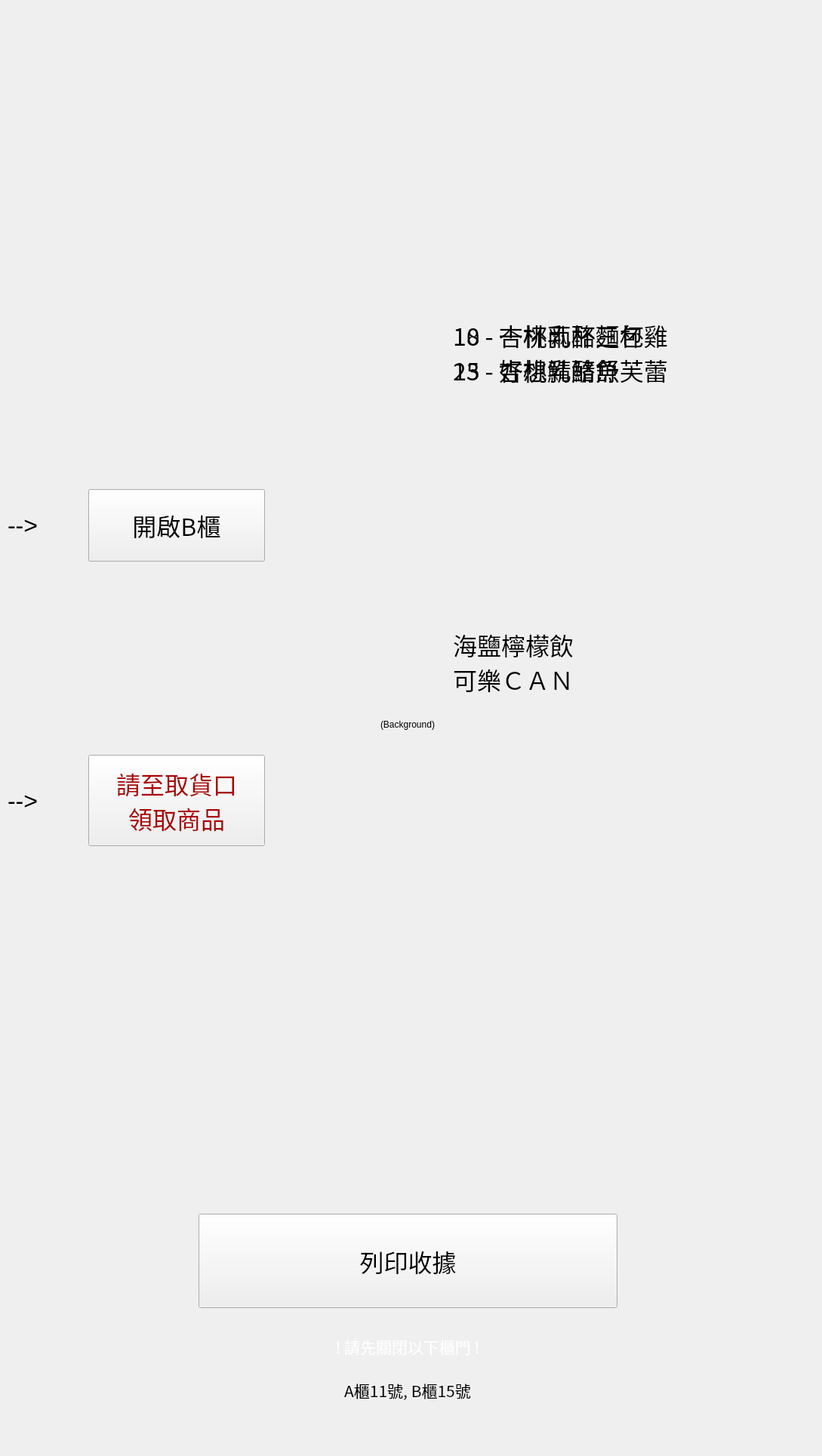
    <widget class="QWidget" name="page_onsite_result">
     <widget class="QPushButton" name="pbtn_onsite_open_A">
      <property name="geometry">
       <rect>
        <x>117</x>
        <y>648</y>
        <width>234</width>
        <height>96</height>
       </rect>
      </property>
      <property name="font">
       <font>
        <family>Noto Sans CJK TC</family>
        <pointsize>24</pointsize>
       </font>
      </property>
      <property name="text">
       <string>開啟A櫃</string>
      </property>
     </widget>
     <widget class="QPushButton" name="pbtn_onsite_open_B">
      <property name="geometry">
       <rect>
        <x>117</x>
        <y>648</y>
        <width>234</width>
        <height>96</height>
       </rect>
      </property>
      <property name="font">
       <font>
        <family>Noto Sans CJK TC</family>
        <pointsize>24</pointsize>
       </font>
      </property>
      <property name="text">
       <string>開啟B櫃</string>
      </property>
     </widget>
     <widget class="QPushButton" name="pbtn_onsite_open_D">
      <property name="geometry">
       <rect>
        <x>117</x>
        <y>1000</y>
        <width>234</width>
        <height>121</height>
       </rect>
      </property>
      <property name="font">
       <font>
        <family>Noto Sans CJK TC</family>
        <pointsize>24</pointsize>
       </font>
      </property>
      <property name="styleSheet">
       <string notr="true">color: rgb(170, 0, 0);</string>
      </property>
      <property name="text">
       <string>請至取貨口
領取商品</string>
      </property>
     </widget>
     <widget class="QPushButton" name="pbtn_onsite_finish">
      <property name="geometry">
       <rect>
        <x>263</x>
        <y>1608</y>
        <width>555</width>
        <height>125</height>
       </rect>
      </property>
      <property name="font">
       <font>
        <family>Noto Sans CJK TC</family>
        <pointsize>24</pointsize>
       </font>
      </property>
      <property name="text">
       <string>列印收據</string>
      </property>
     </widget>
     <widget class="QLabel" name="lbl_onsite_result_bg">
      <property name="geometry">
       <rect>
        <x>0</x>
        <y>0</y>
        <width>1080</width>
        <height>1920</height>
       </rect>
      </property>
      <property name="text">
       <string>(Background)</string>
      </property>
      <property name="alignment">
       <set>Qt::AlignCenter</set>
      </property>
     </widget>
     <widget class="QLabel" name="lbl_onsite_result_A">
      <property name="geometry">
       <rect>
        <x>600</x>
        <y>420</y>
        <width>400</width>
        <height>180</height>
       </rect>
      </property>
      <property name="font">
       <font>
        <family>Noto Sans CJK TC</family>
        <pointsize>24</pointsize>
       </font>
      </property>
      <property name="text">
       <string>10 - 杏桃乳酪麵包
15 - 杏桃乳酪舒芙蕾</string>
      </property>
      <property name="alignment">
       <set>Qt::AlignLeading|Qt::AlignLeft|Qt::AlignTop</set>
      </property>
     </widget>
     <widget class="QLabel" name="lbl_onsite_result_B">
      <property name="geometry">
       <rect>
        <x>600</x>
        <y>420</y>
        <width>400</width>
        <height>180</height>
       </rect>
      </property>
      <property name="font">
       <font>
        <family>Noto Sans CJK TC</family>
        <pointsize>24</pointsize>
       </font>
      </property>
      <property name="text">
       <string>18 - 一杯兩杯三杯雞
23 - 好想鯖鯖魚</string>
      </property>
      <property name="alignment">
       <set>Qt::AlignLeading|Qt::AlignLeft|Qt::AlignTop</set>
      </property>
     </widget>
     <widget class="QLabel" name="lbl_onsite_result_D">
      <property name="geometry">
       <rect>
        <x>600</x>
        <y>830</y>
        <width>400</width>
        <height>180</height>
       </rect>
      </property>
      <property name="font">
       <font>
        <family>Noto Sans CJK TC</family>
        <pointsize>24</pointsize>
       </font>
      </property>
      <property name="text">
       <string>海鹽檸檬飲
可樂ＣＡＮ</string>
      </property>
      <property name="alignment">
       <set>Qt::AlignLeading|Qt::AlignLeft|Qt::AlignTop</set>
      </property>
     </widget>
     <widget class="QLabel" name="lbl_onsite_result_hint">
      <property name="geometry">
       <rect>
        <x>359</x>
        <y>1750</y>
        <width>362</width>
        <height>68</height>
       </rect>
      </property>
      <property name="font">
       <font>
        <family>Noto Sans CJK TC</family>
        <pointsize>16</pointsize>
       </font>
      </property>
      <property name="styleSheet">
       <string notr="true">color: rgb(255, 255, 255);
background-color: rgba(255, 255, 255, 0);</string>
      </property>
      <property name="text">
       <string>! 請先關閉以下櫃門 !</string>
      </property>
      <property name="alignment">
       <set>Qt::AlignCenter</set>
      </property>
     </widget>
     <widget class="QLabel" name="lbl_onsite_result_door_hint">
      <property name="geometry">
       <rect>
        <x>300</x>
        <y>1822</y>
        <width>480</width>
        <height>40</height>
       </rect>
      </property>
      <property name="font">
       <font>
        <family>Noto Sans CJK TC</family>
        <pointsize>16</pointsize>
       </font>
      </property>
      <property name="text">
       <string>A櫃11號, B櫃15號</string>
      </property>
      <property name="alignment">
       <set>Qt::AlignCenter</set>
      </property>
     </widget>
     <widget class="QLabel" name="lbl_onsite_open_hint_A">
      <property name="geometry">
       <rect>
        <x>10</x>
        <y>656</y>
        <width>135</width>
        <height>80</height>
       </rect>
      </property>
      <property name="font">
       <font>
        <pointsize>24</pointsize>
       </font>
      </property>
      <property name="text">
       <string>--&gt;</string>
      </property>
     </widget>
     <widget class="QLabel" name="lbl_onsite_open_hint_D">
      <property name="geometry">
       <rect>
        <x>10</x>
        <y>1021</y>
        <width>135</width>
        <height>80</height>
       </rect>
      </property>
      <property name="font">
       <font>
        <pointsize>24</pointsize>
       </font>
      </property>
      <property name="text">
       <string>--&gt;</string>
      </property>
     </widget>
     <zorder>lbl_onsite_result_bg</zorder>
     <zorder>pbtn_onsite_open_A</zorder>
     <zorder>pbtn_onsite_open_D</zorder>
     <zorder>pbtn_onsite_open_B</zorder>
     <zorder>pbtn_onsite_finish</zorder>
     <zorder>lbl_onsite_result_A</zorder>
     <zorder>lbl_onsite_result_B</zorder>
     <zorder>lbl_onsite_result_D</zorder>
     <zorder>lbl_onsite_result_hint</zorder>
     <zorder>lbl_onsite_result_door_hint</zorder>
     <zorder>lbl_onsite_open_hint_A</zorder>
     <zorder>lbl_onsite_open_hint_D</zorder>
    </widget>
